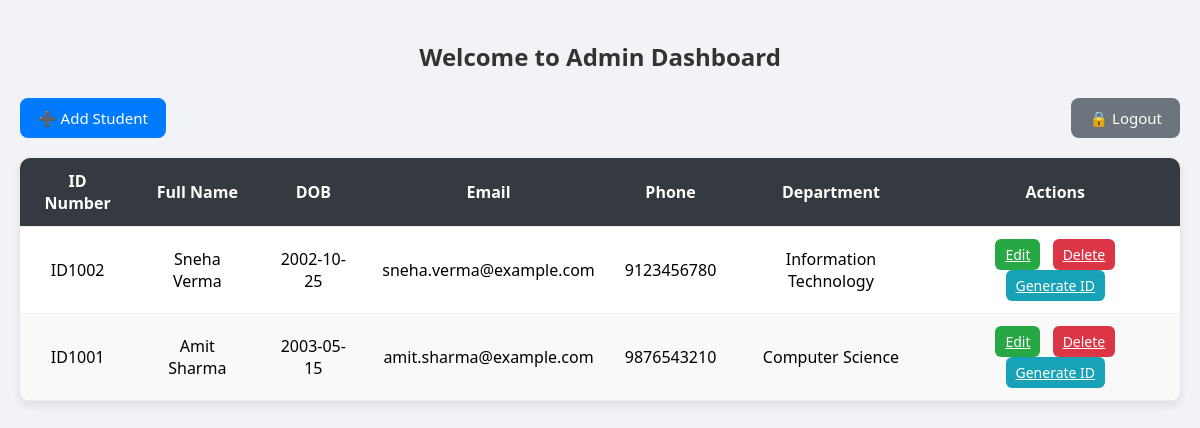
Screenshot of /dashboard.php (signed in) with the database file from the repository.
### tables this page shows
CREATE TABLE `users` (
  `id` int(11) NOT NULL,
  `id_number` varchar(20) NOT NULL,
  `first_name` varchar(50) NOT NULL,
  `last_name` varchar(50) NOT NULL,
  `dob` date DEFAULT NULL,
  `email` varchar(100) DEFAULT NULL,
  `phone` varchar(15) DEFAULT NULL,
  `address` text DEFAULT NULL,
  `blood_group` varchar(5) DEFAULT NULL,
  `department` varchar(100) DEFAULT NULL,
  `issue_date` date DEFAULT NULL,
  `expiry_date` date DEFAULT NULL,
  `photo` varchar(255) DEFAULT NULL,
  `template` varchar(20) DEFAULT NULL
);

### dashboard.php (the view, shortened to what this page needs)
<?php
include("db.php");
$sql = "SELECT * FROM users ORDER BY id DESC";
$result = $conn->query($sql);
?>
<!DOCTYPE html>
<html lang="en">
<head>
</head>
<body>
    <h2>Welcome to Admin Dashboard</h2>
    <div class="top-bar">
        <a href="add_user.php" class="button">➕ Add Student</a>
        <a href="logout.php" class="button logout-btn">🔒 Logout</a>
    </div>
    <table>
        <thead>
            <tr>
                <th>ID Number</th>
                <th>Full Name</th>
                <th>DOB</th>
                <th>Email</th>
                <th>Phone</th>
                <th>Department</th>
                <th>Actions</th>
            </tr>
        </thead>
        <tbody>
        <?php if ($result && $result->num_rows > 0): ?>
            <?php while($row = $result->fetch_assoc()): ?>
                <tr>
                    <td data-label="ID Number"><?php echo $row['id_number']; ?></td>
                    <td data-label="Full Name"><?php echo $row['first_name'] . ' ' . $row['last_name']; ?></td>
                    <td data-label="DOB"><?php echo $row['dob']; ?></td>
                    <td data-label="Email"><?php echo $row['email']; ?></td>
                    <td data-label="Phone"><?php echo $row['phone']; ?></td>
                    <td data-label="Department"><?php echo $row['department']; ?></td>
                    <td data-label="Actions" class="actions">
                        <a href="edit_user.php?id=<?php echo $row['id']; ?>" class="edit">Edit</a>
                        <a href="delete_user.php?id=<?php echo $row['id']; ?>" class="delete" onclick="return confirm('Are you sure you want to delete this user?')">Delete</a>
                        <a href="generateid.php?id=<?php echo $row['id']; ?>" class="generate" target="_blank">Generate ID</a>
                    </td>
                </tr>
            <?php endwhile; ?>
        <?php else: ?>
            <tr><td colspan="7">No users found.</td></tr>
        <?php endif; ?>
        </tbody>
    </table>
</body>
</html>

### dashboard.php (style rules this page uses)
body { font-family: 'Segoe UI', sans-serif; background: #f1f3f6; margin: 0; padding: 20px; }
h2 { text-align: center; color: #333; margin-bottom: 25px; }
.top-bar { display: flex; justify-content: space-between; flex-wrap: wrap; align-items: center; margin-bottom: 20px; }
.top-bar .button { padding: 10px 18px; font-size: 15px; background: #007bff; color: white; border: none; border-radius: 8px; text-decoration: none; transition: background 0.3s ease; }
.logout-btn { background-color: #6c757d !important; }
table { width: 100%; border-collapse: collapse; background: white; border-radius: 10px; overflow: hidden; box-shadow: 0 4px 10px rgba(0,0,0,0.1); }
th, td { padding: 12px 15px; border-bottom: 1px solid #eee; text-align: center; }
th { background-color: #343a40; color: #fff; font-weight: 600; }
tr:nth-child(even) { background-color: #f9f9f9; }
.actions a { margin: 0 4px; padding: 6px 10px; border-radius: 6px; font-size: 14px; color: white; display: inline-block; transition: background 0.2s ease; }
.edit { background-color: #28a745; }
.delete { background-color: #dc3545; }
.generate { background-color: #17a2b8; }

### rows the page displays
users: id_number "ID1002", first_name "Sneha", last_name "Verma", dob "2002-10-25", email "sneha.verma@example.com", phone "9123456780", department "Information Technology"
users: id_number "ID1001", first_name "Amit", last_name "Sharma", dob "2003-05-15", email "amit.sharma@example.com", phone "9876543210", department "Computer Science"
